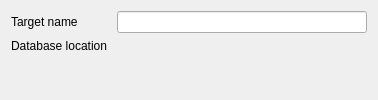
<?xml version="1.0" encoding="UTF-8"?>
<ui version="4.0">
 <class>RhythmboxConfigWidget</class>
 <widget class="QWidget" name="RhythmboxConfigWidget">
  <layout class="QGridLayout" name="gridLayout" columnstretch="0,1" columnminimumwidth="100,250">
   <item row="2" column="1">
    <widget class="KUrlRequester" name="m_databaseLocation">
     <property name="filter">
      <string notr="true">rhythmdb.xml</string>
     </property>
     <property name="mode">
      <set>KFile::ExistingOnly|KFile::File</set>
     </property>
    </widget>
   </item>
   <item row="3" column="1">
    <spacer name="verticalSpacer">
     <property name="orientation">
      <enum>Qt::Vertical</enum>
     </property>
     <property name="sizeHint" stdset="0">
      <size>
       <width>20</width>
       <height>0</height>
      </size>
     </property>
    </spacer>
   </item>
   <item row="0" column="1">
    <widget class="KLineEdit" name="m_targetName"/>
   </item>
   <item row="2" column="0">
    <widget class="QLabel" name="m_databaseLocationLabel">
     <property name="text">
      <string>Database location</string>
     </property>
     <property name="buddy">
      <cstring>m_databaseLocation</cstring>
     </property>
    </widget>
   </item>
   <item row="0" column="0" colspan="2">
    <widget class="QLabel" name="m_targetNameLabel">
     <property name="text">
      <string>Target name</string>
     </property>
     <property name="buddy">
      <cstring>m_targetName</cstring>
     </property>
    </widget>
   </item>
  </layout>
 </widget>
 <customwidgets>
  <customwidget>
   <class>KLineEdit</class>
   <extends>QLineEdit</extends>
   <header>klineedit.h</header>
  </customwidget>
  <customwidget>
   <class>KUrlRequester</class>
   <extends>QFrame</extends>
   <header>kurlrequester.h</header>
  </customwidget>
 </customwidgets>
 <resources/>
 <connections/>
</ui>
